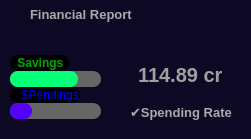
         <widget class="QFrame" name="incomeBox">
          <property name="styleSheet">
           <string notr="true">QFrame {
	background-color: rgb(13, 9, 36);
	border: none;
	border-radius: 12px;
}</string>
          </property>
          <property name="frameShape">
           <enum>QFrame::NoFrame</enum>
          </property>
          <property name="frameShadow">
           <enum>QFrame::Raised</enum>
          </property>
          <layout class="QVBoxLayout" name="verticalLayout_13" stretch="0,0">
           <property name="spacing">
            <number>5</number>
           </property>
           <property name="leftMargin">
            <number>0</number>
           </property>
           <property name="topMargin">
            <number>0</number>
           </property>
           <property name="rightMargin">
            <number>0</number>
           </property>
           <property name="bottomMargin">
            <number>0</number>
           </property>
           <item>
            <widget class="QFrame" name="frame_26">
             <property name="minimumSize">
              <size>
               <width>0</width>
               <height>30</height>
              </size>
             </property>
             <property name="maximumSize">
              <size>
               <width>16777215</width>
               <height>30</height>
              </size>
             </property>
             <property name="styleSheet">
              <string notr="true"/>
             </property>
             <property name="frameShape">
              <enum>QFrame::NoFrame</enum>
             </property>
             <property name="frameShadow">
              <enum>QFrame::Raised</enum>
             </property>
             <layout class="QHBoxLayout" name="horizontalLayout_14">
              <property name="spacing">
               <number>0</number>
              </property>
              <property name="leftMargin">
               <number>0</number>
              </property>
              <property name="topMargin">
               <number>0</number>
              </property>
              <property name="rightMargin">
               <number>10</number>
              </property>
              <property name="bottomMargin">
               <number>0</number>
              </property>
              <item>
               <widget class="QLabel" name="label_14">
                <property name="minimumSize">
                 <size>
                  <width>180</width>
                  <height>0</height>
                 </size>
                </property>
                <property name="maximumSize">
                 <size>
                  <width>150</width>
                  <height>16777215</height>
                 </size>
                </property>
                <property name="font">
                 <font>
                  <pointsize>10</pointsize>
                  <weight>75</weight>
                  <bold>true</bold>
                 </font>
                </property>
                <property name="styleSheet">
                 <string notr="true">color: rgb(170, 170, 170);</string>
                </property>
                <property name="text">
                 <string>&lt;html&gt;&lt;head/&gt;&lt;body&gt;&lt;p&gt;Financial Report&lt;/p&gt;&lt;/body&gt;&lt;/html&gt;</string>
                </property>
               </widget>
              </item>
             </layout>
            </widget>
           </item>
           <item>
            <widget class="QFrame" name="frame_27">
             <property name="styleSheet">
              <string notr="true">background-color: rgb(13, 9, 36);</string>
             </property>
             <property name="frameShape">
              <enum>QFrame::Panel</enum>
             </property>
             <property name="frameShadow">
              <enum>QFrame::Raised</enum>
             </property>
             <layout class="QHBoxLayout" name="horizontalLayout_15" stretch="0,0">
              <property name="spacing">
               <number>0</number>
              </property>
              <property name="leftMargin">
               <number>0</number>
              </property>
              <property name="topMargin">
               <number>0</number>
              </property>
              <property name="rightMargin">
               <number>0</number>
              </property>
              <property name="bottomMargin">
               <number>0</number>
              </property>
              <item>
               <widget class="QFrame" name="frame_28">
                <property name="styleSheet">
                 <string notr="true"/>
                </property>
                <property name="frameShape">
                 <enum>QFrame::NoFrame</enum>
                </property>
                <property name="frameShadow">
                 <enum>QFrame::Raised</enum>
                </property>
                <layout class="QVBoxLayout" name="verticalLayout_14">
                 <property name="spacing">
                  <number>0</number>
                 </property>
                 <property name="leftMargin">
                  <number>10</number>
                 </property>
                 <property name="topMargin">
                  <number>20</number>
                 </property>
                 <property name="rightMargin">
                  <number>10</number>
                 </property>
                 <property name="bottomMargin">
                  <number>20</number>
                 </property>
                 <item alignment="Qt::AlignLeft|Qt::AlignVCenter">
                  <widget class="QLabel" name="label_17">
                   <property name="maximumSize">
                    <size>
                     <width>70</width>
                     <height>16</height>
                    </size>
                   </property>
                   <property name="font">
                    <font>
                     <weight>75</weight>
                     <bold>true</bold>
                    </font>
                   </property>
                   <property name="styleSheet">
                    <string notr="true">color: rgb(0, 170, 0);
background-color: rgb(0, 0, 0);
padding: 1px;
border-radius: 8px;</string>
                   </property>
                   <property name="text">
                    <string> Savings</string>
                   </property>
                  </widget>
                 </item>
                 <item>
                  <widget class="QProgressBar" name="progressBar">
                   <property name="minimumSize">
                    <size>
                     <width>0</width>
                     <height>16</height>
                    </size>
                   </property>
                   <property name="maximumSize">
                    <size>
                     <width>16777215</width>
                     <height>16</height>
                    </size>
                   </property>
                   <property name="font">
                    <font>
                     <weight>50</weight>
                     <bold>false</bold>
                    </font>
                   </property>
                   <property name="autoFillBackground">
                    <bool>false</bool>
                   </property>
                   <property name="styleSheet">
                    <string notr="true">QProgressBar {
	color: rgb(177, 177, 177);
	border: none;
	background-color: rgb(102, 102, 102);
	border-radius: 8px;
}

QProgressBar::chunk {
	background-color: rgb(7, 255, 119);
	border-radius : 8px;
}     </string>
                   </property>
                   <property name="value">
                    <number>75</number>
                   </property>
                   <property name="alignment">
                    <set>Qt::AlignCenter</set>
                   </property>
                   <property name="textVisible">
                    <bool>false</bool>
                   </property>
                   <property name="orientation">
                    <enum>Qt::Horizontal</enum>
                   </property>
                   <property name="invertedAppearance">
                    <bool>false</bool>
                   </property>
                   <property name="textDirection">
                    <enum>QProgressBar::TopToBottom</enum>
                   </property>
                  </widget>
                 </item>
                 <item alignment="Qt::AlignVCenter">
                  <widget class="QLabel" name="label_16">
                   <property name="maximumSize">
                    <size>
                     <width>70</width>
                     <height>16</height>
                    </size>
                   </property>
                   <property name="styleSheet">
                    <string notr="true">color: rgb(0, 0, 255);
background-color: rgb(0, 0, 0);
padding: 1px;
border-radius: 8px;</string>
                   </property>
                   <property name="text">
                    <string>  SPendings</string>
                   </property>
                  </widget>
                 </item>
                 <item alignment="Qt::AlignVCenter">
                  <widget class="QProgressBar" name="progressBar_2">
                   <property name="minimumSize">
                    <size>
                     <width>0</width>
                     <height>16</height>
                    </size>
                   </property>
                   <property name="maximumSize">
                    <size>
                     <width>16777215</width>
                     <height>16</height>
                    </size>
                   </property>
                   <property name="styleSheet">
                    <string notr="true">QProgressBar {
	color: rgb(177, 177, 177);
	border: none;
	background-color: rgb(102, 102, 102);
	border-radius: 8px;
}

QProgressBar::chunk {
	background-color: rgb(85, 0, 255);
	border-radius : 8px;
}     </string>
                   </property>
                   <property name="value">
                    <number>25</number>
                   </property>
                   <property name="alignment">
                    <set>Qt::AlignCenter</set>
                   </property>
                   <property name="textVisible">
                    <bool>false</bool>
                   </property>
                  </widget>
                 </item>
                </layout>
               </widget>
              </item>
              <item>
               <widget class="QFrame" name="frame_29">
                <property name="minimumSize">
                 <size>
                  <width>140</width>
                  <height>0</height>
                 </size>
                </property>
                <property name="maximumSize">
                 <size>
                  <width>140</width>
                  <height>16777215</height>
                 </size>
                </property>
                <property name="styleSheet">
                 <string notr="true"/>
                </property>
                <property name="frameShape">
                 <enum>QFrame::NoFrame</enum>
                </property>
                <property name="frameShadow">
                 <enum>QFrame::Raised</enum>
                </property>
                <layout class="QVBoxLayout" name="verticalLayout_20" stretch="0,0">
                 <property name="spacing">
                  <number>0</number>
                 </property>
                 <property name="leftMargin">
                  <number>0</number>
                 </property>
                 <property name="topMargin">
                  <number>0</number>
                 </property>
                 <property name="rightMargin">
                  <number>0</number>
                 </property>
                 <property name="bottomMargin">
                  <number>0</number>
                 </property>
                 <item alignment="Qt::AlignHCenter|Qt::AlignBottom">
                  <widget class="QLabel" name="label_15">
                   <property name="font">
                    <font>
                     <pointsize>15</pointsize>
                     <weight>75</weight>
                     <bold>true</bold>
                    </font>
                   </property>
                   <property name="styleSheet">
                    <string notr="true">color: rgb(159, 159, 159);</string>
                   </property>
                   <property name="text">
                    <string>&lt;html&gt;&lt;head/&gt;&lt;body&gt;&lt;p&gt;114.89 cr&lt;/p&gt;&lt;/body&gt;&lt;/html&gt;</string>
                   </property>
                  </widget>
                 </item>
                 <item alignment="Qt::AlignHCenter|Qt::AlignVCenter">
                  <widget class="QLabel" name="label_27">
                   <property name="minimumSize">
                    <size>
                     <width>0</width>
                     <height>0</height>
                    </size>
                   </property>
                   <property name="maximumSize">
                    <size>
                     <width>120</width>
                     <height>16777215</height>
                    </size>
                   </property>
                   <property name="font">
                    <font>
                     <pointsize>10</pointsize>
                     <weight>75</weight>
                     <bold>true</bold>
                    </font>
                   </property>
                   <property name="styleSheet">
                    <string notr="true">color: rgb(170, 170, 170);</string>
                   </property>
                   <property name="text">
                    <string>✔Spending Rate</string>
                   </property>
                  </widget>
                 </item>
                </layout>
               </widget>
              </item>
             </layout>
            </widget>
           </item>
          </layout>
         </widget>
